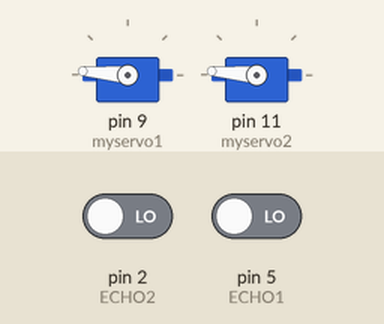
Recording of a sketch running on a simulated Arduino Uno, built with avr-gcc and run on an emulated ATmega328P. Parts: 2 × servo. The inputs (shaded band) are chosen by the test bench; at power-on: pin 2 (ECHO2) LOW, pin 5 (ECHO1) LOW. What the sketch prints to the serial monitor is not drawn.

Above: at 0.3 s.
Timing chart, 0 to 1.8 s (numbered marks = the images above):
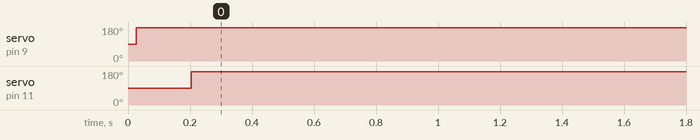

Measured:
- by itself, servo on pin 9 (myservo1): 90° → 175° at 0.03 s
- by itself, servo on pin 11 (myservo2): 90° → 175° at 0.20 s

The sketch:

P3_Combo_Test.ino
```cpp
#include <Servo.h>

Servo myservo1;  // create servo object to control a servo
Servo myservo2;  // create servo object to control a servo
// twelve servo objects can be created on most boards

int pos = 0;    // variable to store the servo position

//define the pins you want to connect to the sensors and buzzers
//if you want to use more then two sensors, define them the same way as sensor 1 and 2 where defined

//pins, that are connected to "trigger" of ultrasonic sensors
#define TRIGGER1 6
#define TRIGGER2 3

//pins, that are connected to "echo" of ultrasonic sensors
#define ECHO1 5
#define ECHO2 2


//define your global variables


//define one long for every sensor you want to use and the distance it measures
long distance1=0;
long distance2=0;

//define one long for every sensor you want to use. Using these make it possible to run the buzzers simultaneously.
long t1=-10000;
long t2=-10000;

//declare the funtions, we'll be using

//checkDistance will check if the given distance is lower then 200 cm. If it is lower then 200 cm, it plays a tone on the buzzer that is connected with the given tone object.
//The length of the tone depends on how close the object is to the sensor.
/*
  long distance - distance you want to check
  Tone toneobj - tone object you want to play the tone at, if the distance is between 200 and 0 cm
  int freqeuency - the frequency the played tone should have (we suggest to use different frequencies for each buzzer, so you can tell apart, wich sensor got triggered)
  long *timer - one of our initialised timers (t1,...,tn), that keeps control, that the sound is played as long as it should be
 */
void checkDistance(long distance, long *timer);

//measure will measure and return the distance between the sensor and an object in the way of the sensor in cm. If theres no object within two meter, it will return 0.
/*
  int trigger - trigger pin connected to the sensor, you want to check
  int echo - echo pin connected to the sensor, you want to check
 */
long measure(int trigger, int echo);

//setup the pins and connect the tone objects to the buzzers
void setup(){

  myservo1.attach(9);  // attaches the servo on pin 9 to the servo object
  myservo2.attach(11);

  pinMode(TRIGGER1, OUTPUT);
  pinMode(ECHO1, INPUT);
  pinMode(TRIGGER2, OUTPUT);
  pinMode(ECHO2, INPUT);
  Serial.begin(9600);


}

//constantly measure the distances and checks, if it is necessary to play a tone or not
void loop()
{

  distance1 = measure(TRIGGER1, ECHO1);
  //Serial.println(distance1);
  if (distance1 > 75) {
    myservo1.write(5);
    delay(150);
  }
  else if (distance1 > 70){
    myservo1.write(22);
    delay(150);
  }
  else if (distance1 > 60){
    myservo1.write(45);
    delay(150);
  }
  else if (distance1 > 50){
    myservo1.write(67);
    delay(150);
  }
  else if (distance1 > 40){
    myservo1.write(90);
    delay(150);
  }
  else if (distance1 > 30){
    myservo1.write(112);
    delay(150);
  }
  else if (distance1 > 20){
    myservo1.write(135);
    delay(150);
  }
  else if (distance1 > 10){
    myservo1.write(157);
    delay(150);
  }
  else{
    myservo1.write(175);
    delay(150);
  }
  distance2 = measure(TRIGGER2, ECHO2);
  Serial.println(distance2);
  if (distance2 > 75) {
    myservo2.write(5);
    delay(150);
  }
  else if (distance2 > 70){
    myservo2.write(22);
    delay(150);
  }
  else if (distance2 > 60){
    myservo2.write(45);
    delay(150);
  }
  else if (distance2 > 50){
    myservo2.write(67);
    delay(150);
  }
  else if (distance2 > 40){
    myservo2.write(90);
    delay(150);
  }
  else if (distance2 > 30){
    myservo2.write(112);
    delay(150);
  }
  else if (distance2 > 20){
    myservo2.write(135);
    delay(150);
  }
  else if (distance2 > 10){
    myservo2.write(157);
    delay(150);
  }
  else{
    myservo2.write(175);
    delay(150);
  }
  checkDistance(distance1, &t1);
  checkDistance(distance2, &t2);

}


long measure(int trigger, int echo){
  long duration = 0;
  digitalWrite(trigger, LOW);
  delay(5);
  digitalWrite(trigger, HIGH);
  delay(10);
  digitalWrite(trigger, LOW);
  duration = pulseIn(echo, HIGH,11662);
  return (duration/2) * 0.03432;
}

void checkDistance(long distance, long *timer){
  if(distance<200&&distance>0){
    if(millis()-*timer > long(5.4*distance-81)||distance<15){
      *timer=millis();
    }

  }
}
```
